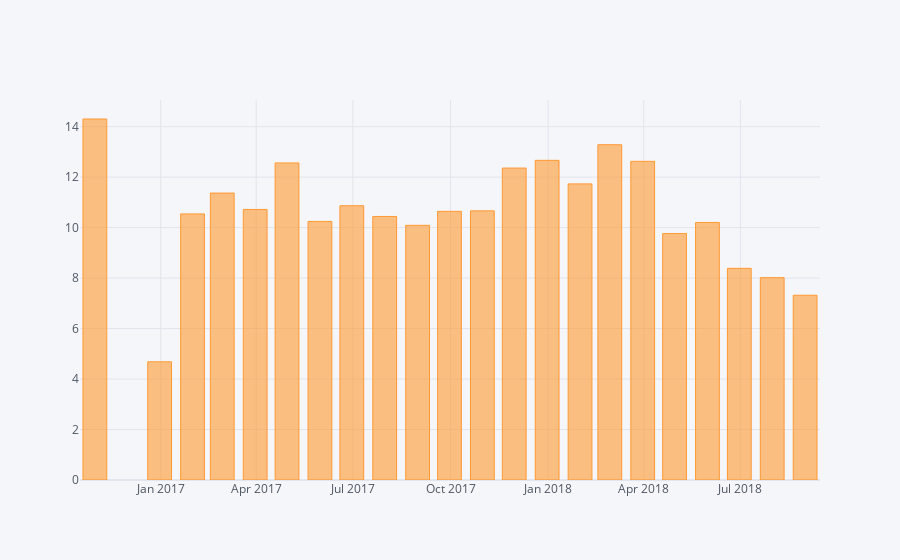

Notebook code cell kept with this figure:
### Code cell
import chart_studio.plotly as py
import cufflinks as cf
cf.go_offline(connected = True)

orders_deliver_time_visual_month.iplot(kind = 'bar')

### Figure 1 — Plotly figure (JSON) as saved in the notebook; plotly's stock layout.template omitted (floating-point values rounded to 4 significant figures)
{"data": [{"marker": {"color": "rgba(255, 153, 51, 0.6)", "line": {"color": "rgba(255, 153, 51, 1.0)", "width": 1}}, "name": "real_delivery_time", "orientation": "v", "text": "", "type": "bar", "x": ["2016-10-31", "2016-11-30", "2016-12-31", "2017-01-31", "2017-02-28", "2017-03-31", "2017-04-30", "2017-05-31", "2017-06-30", "2017-07-31", "2017-08-31", "2017-09-30", "2017-10-31", "2017-11-30", "2017-12-31", "2018-01-31", "2018-02-28", "2018-03-31", "2018-04-30", "2018-05-31", "2018-06-30", "2018-07-31", "2018-08-31"], "y": [14.3, "", 4.683, 10.54, 11.37, 10.72, 12.56, 10.24, 10.87, 10.44, 10.09, 10.64, 10.66, 12.36, 12.66, 11.73, 13.28, 12.63, 9.764, 10.2, 8.385, 8.017, 7.32]}], "layout": {"legend": {"bgcolor": "#F5F6F9", "font": {"color": "#4D5663"}}, "paper_bgcolor": "#F5F6F9", "plot_bgcolor": "#F5F6F9", "title": {"font": {"color": "#4D5663"}}, "xaxis": {"gridcolor": "#E1E5ED", "showgrid": true, "tickfont": {"color": "#4D5663"}, "title": {"font": {"color": "#4D5663"}, "text": ""}, "zerolinecolor": "#E1E5ED"}, "yaxis": {"gridcolor": "#E1E5ED", "showgrid": true, "tickfont": {"color": "#4D5663"}, "title": {"font": {"color": "#4D5663"}, "text": ""}, "zerolinecolor": "#E1E5ED"}}}
